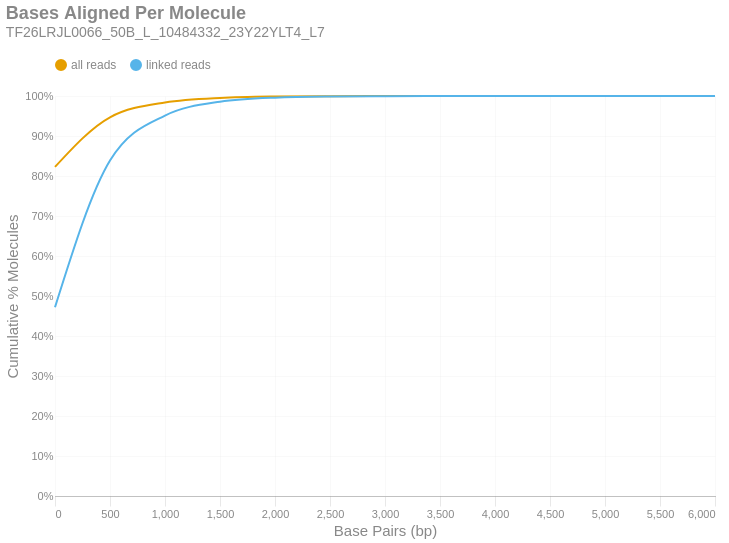

Notebook source saved alongside this figure:
### Markdown cell above
### Bases Aligned Per Molecule
This is a cumulative frequency distribution showing the number of base pairs aligned per unique molecule. These data are shown in 500 bp bins. There are two distributions: one with `all reads` (yellow) and another with only `linked reads` (blue). The percent of molecules in the `linked reads` distribution is relative to the total number of linked molecules.

### Code cell
if SKIPLR:
    print_html(f"Skipped")
else:
    binned_df = consolidated_hist(valids['aligned_bp'], mask, 500, True)
    with SafeRender(binned_df):
        (
            density_plot(binned_df, 'Bases Aligned Per Molecule', samplename, 'basesper')
            .encode(
                x=alt.X('bin:Q', title="Base Pairs (bp)").axis(tickMinStep=500).scale(padding=0),
                y=alt.Y('value:Q', title='Cumulative % Molecules')
                    .axis(format='%')
                    .scale(domain = [0,1])
                    .stack(False),
                color=alt.Color("key:N").scale(domain = ["all reads", "linked reads"]),
                tooltip = [
                    alt.Tooltip("key:N", title = "Data Type"),
                    alt.Tooltip("range_label:N", title="Bases Aligned Per Molecule"),
                    alt.Tooltip("value:Q", format = ".2%", title="% Molecules (Cum.)")
                ]
            )
        ).display()

### Figure 1 — Vega-Lite specification as saved in the notebook (floating-point values rounded to 4 significant figures)
{"width": "container", "height": 400, "config": {"title": {"anchor": "start", "dy": -15, "fontSize": 18, "color": "#888888", "subtitleColor": "#888888", "subtitleFontSize": 14}, "arc": {"fill": "#0072B2"}, "axis": {"domainColor": "#888888", "domainWidth": 0.5, "gridWidth": 0.2, "grid": false, "titleFontWeight": 400, "titleFontSize": 15, "labelFontSize": 11, "labelColor": "#888888", "tickColor": "#888888", "tickWidth": 0.2, "titleColor": "#888888"}, "axisBand": {"grid": false}, "axisX": {"grid": true, "tickSize": 10, "domainCap": "round"}, "axisY": {"domain": false, "grid": true, "tickSize": 0, "domainCap": "round"}, "background": "transparent", "header": {"labelFontSize": 15, "labelColor": "#888888", "titleFontSize": 15, "titleFontWeight": 600, "titleColor": "#888888"}, "legend": {"labelFont": "sans-serif", "labelFontSize": 12, "labelColor": "#888888", "symbolSize": 100, "symbolType": "circle", "titleFontSize": 12, "titlePadding": 10, "titleColor": "#888888", "title": null, "orient": "top"}, "range": {"category": ["#E69F00", "#56B4E9", "#009E73", "#F0E442", "#0072B2", "#D55E00", "#CC79A7", "#000000"], "diverging": ["#cfe8f3", "#a2d4ec", "#73bfe2", "#46abdb", "#1696d2", "#12719e"]}, "area": {"fill": "#0072B2", "fillOpacity": 0.7, "line": true, "strokeOpacity": 0.7}, "line": {"color": "#0072B2", "stroke": "#0072B2", "strokeWidth": 2}, "trail": {"color": "#0072B2", "stroke": "#0072B2", "strokeWidth": 0, "size": 1}, "point": {"filled": true, "fillOpacity": 1.0, "size": 95}, "text": {"color": "#888888", "fontSize": 11, "align": "right", "fontWeight": 400, "size": 11}, "bar": {"fill": "#0072B2", "stroke": null}, "view": {"stroke": null, "continuousWidth": 660, "continuousHeight": 400}}, "data": {"name": "data-4f6604f0aa8aa61c27c9702f1cb5da1d"}, "mark": {"type": "line", "interpolate": "monotone", "point": {"opacity": 0, "size": 275}}, "encoding": {"color": {"field": "key", "scale": {"domain": ["all reads", "linked reads"]}, "type": "nominal"}, "tooltip": [{"field": "key", "title": "Data Type", "type": "nominal"}, {"field": "range_label", "title": "Bases Aligned Per Molecule", "type": "nominal"}, {"field": "value", "format": ".2%", "title": "% Molecules (Cum.)", "type": "quantitative"}], "x": {"axis": {"tickMinStep": 500}, "field": "bin", "scale": {"padding": 0}, "title": "Base Pairs (bp)", "type": "quantitative"}, "y": {"axis": {"format": "%"}, "field": "value", "scale": {"domain": [0, 1]}, "stack": false, "title": "Cumulative % Molecules", "type": "quantitative"}}, "params": [{"name": "param_c36ac31b6afebe62", "select": {"type": "point", "fields": ["key"]}, "bind": "legend"}], "title": {"text": "Bases Aligned Per Molecule", "subtitle": "TF26LRJL0066_50B_L_10484332_23Y22YLT4_L7"}, "transform": [{"fold": ["all reads (cumsum)", "linked reads (cumsum)"]}, {"calculate": "replace(datum.key, ' (cumsum)', '')", "as": "key"}, {"filter": {"param": "param_c36ac31b6afebe62"}}], "usermeta": {"embedOptions": {"downloadFileName": "TF26LRJL0066_50B_L_10484332_23Y22YLT4_L7.basesper"}}, "$schema": "https://vega.github.io/schema/vega-lite/v6.4.1.json", "datasets": {"data-4f6604f0aa8aa61c27c9702f1cb5da1d": [{"bin": "0.0", "interval": "0.0-500.0", "all reads": 0.8226, "linked reads": 0.4718, "all reads (cumsum)": 0.8226, "linked reads (cumsum)": 0.4718, "range_label": "0-499"}, {"bin": "500.0", "interval": "500.0-1000.0", "all reads": 0.1241, "linked reads": 0.3669, "all reads (cumsum)": 0.9468, "linked reads (cumsum)": 0.8387, "range_label": "500-999"}, {"bin": "1000.0", "interval": "1000.0-1500.0", "all reads": 0.03718, "linked reads": 0.1125, "all reads (cumsum)": 0.9839, "linked reads (cumsum)": 0.9512, "range_label": "1000-1499"}, {"bin": "1500.0", "interval": "1500.0-2000.0", "all reads": 0.01135, "linked reads": 0.03449, "all reads (cumsum)": 0.9953, "linked reads (cumsum)": 0.9856, "range_label": "1500-1999"}, {"bin": "2000.0", "interval": "2000.0-2500.0", "all reads": 0.003373, "linked reads": 0.01026, "all reads (cumsum)": 0.9987, "linked reads (cumsum)": 0.9959, "range_label": "2000-2499"}, {"bin": "2500.0", "interval": "2500.0-3000.0", "all reads": 0.0009595, "linked reads": 0.002918, "all reads (cumsum)": 0.9996, "linked reads (cumsum)": 0.9988, "range_label": "2500-2999"}, {"bin": "3000.0", "interval": "3000.0-3500.0", "all reads": 0.0002685, "linked reads": 0.0008166, "all reads (cumsum)": 0.9999, "linked reads (cumsum)": 0.9996, "range_label": "3000-3499"}, {"bin": "3500.0", "interval": "3500.0-4000.0", "all reads": 8.679e-05, "linked reads": 0.0002639, "all reads (cumsum)": 1.0, "linked reads (cumsum)": 0.9999, "range_label": "3500-3999"}, {"bin": "4000.0", "interval": "4000.0-4500.0", "all reads": 2.007e-05, "linked reads": 6.104e-05, "all reads (cumsum)": 1.0, "linked reads (cumsum)": 1.0, "range_label": "4000-4499"}, {"bin": "4500.0", "interval": "4500.0-5000.0", "all reads": 7.594e-06, "linked reads": 2.309e-05, "all reads (cumsum)": 1.0, "linked reads (cumsum)": 1.0, "range_label": "4500-4999"}, {"bin": "5000.0", "interval": "5000.0-5500.0", "all reads": 2.17e-06, "linked reads": 6.598e-06, "all reads (cumsum)": 1.0, "linked reads (cumsum)": 1.0, "range_label": "5000-5499"}, {"bin": "5500.0", "interval": "5500.0-6000.0", "all reads": 1.085e-06, "linked reads": 3.299e-06, "all reads (cumsum)": 1.0, "linked reads (cumsum)": 1.0, "range_label": "5500-5999"}, {"bin": "6000.0", "interval": "6000.0-6500.0", "all reads": 1.085e-06, "linked reads": 3.299e-06, "all reads (cumsum)": 1.0, "linked reads (cumsum)": 1.0, "range_label": "6000-6499"}]}}
